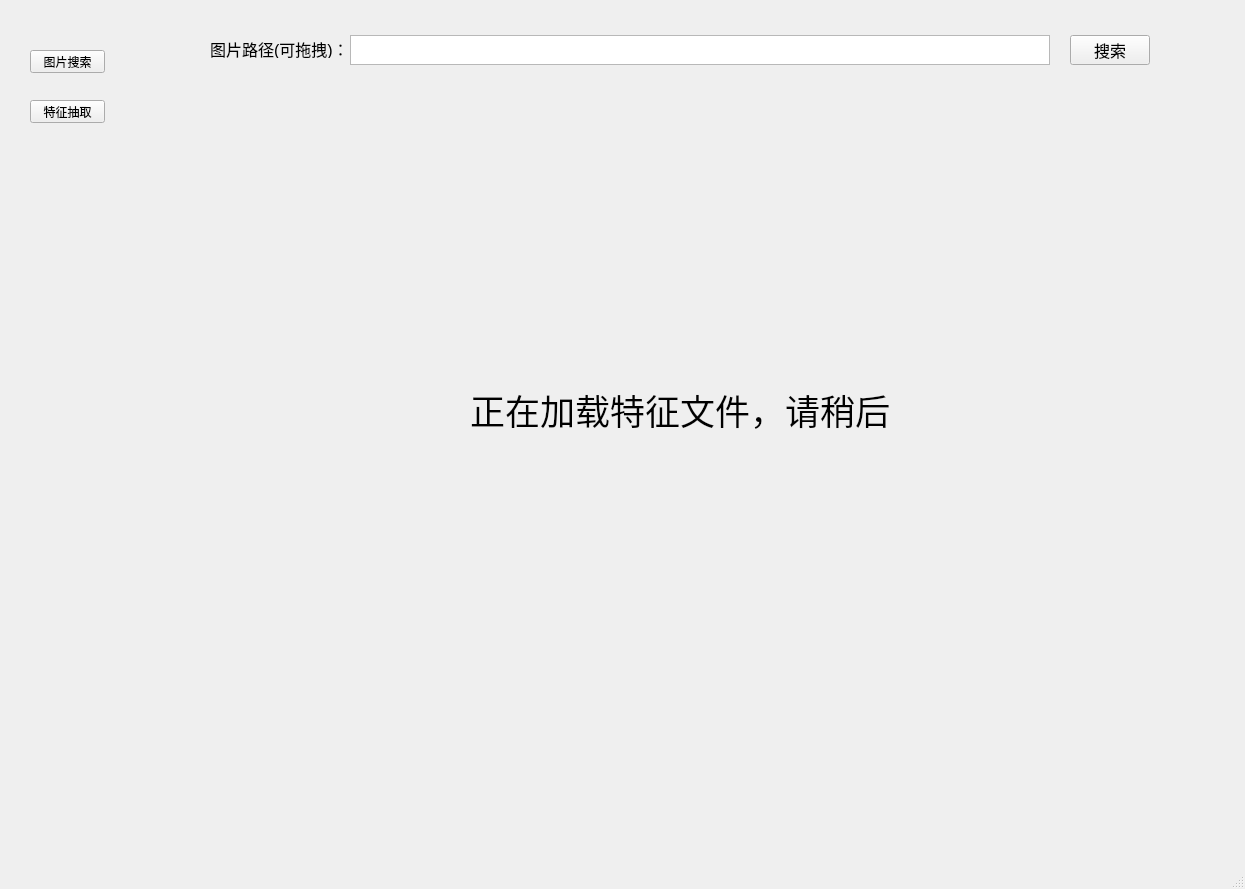
<?xml version="1.0" encoding="UTF-8"?>
<ui version="4.0">
 <class>MainWindow</class>
 <widget class="QMainWindow" name="MainWindow">
  <property name="geometry">
   <rect>
    <x>0</x>
    <y>0</y>
    <width>1245</width>
    <height>889</height>
   </rect>
  </property>
  <property name="windowTitle">
   <string>MainWindow</string>
  </property>
  <widget class="QWidget" name="centralwidget">
   <widget class="QFrame" name="frame_2">
    <property name="geometry">
     <rect>
      <x>200</x>
      <y>0</y>
      <width>1000</width>
      <height>800</height>
     </rect>
    </property>
    <property name="sizePolicy">
     <sizepolicy hsizetype="Expanding" vsizetype="Expanding">
      <horstretch>5</horstretch>
      <verstretch>0</verstretch>
     </sizepolicy>
    </property>
    <widget class="QStackedWidget" name="stackedWidget">
     <property name="geometry">
      <rect>
       <x>0</x>
       <y>0</y>
       <width>1000</width>
       <height>800</height>
      </rect>
     </property>
     <property name="currentIndex">
      <number>0</number>
     </property>
     <widget class="QWidget" name="searchPageWidget">
      <widget class="QLabel" name="imgPathLabel">
       <property name="geometry">
        <rect>
         <x>10</x>
         <y>40</y>
         <width>138</width>
         <height>18</height>
        </rect>
       </property>
       <property name="font">
        <font>
         <family>Arial</family>
         <pointsize>12</pointsize>
        </font>
       </property>
       <property name="text">
        <string>图片路径(可拖拽)：</string>
       </property>
      </widget>
      <widget class="QTextEdit" name="imgPathEdit">
       <property name="geometry">
        <rect>
         <x>150</x>
         <y>35</y>
         <width>700</width>
         <height>30</height>
        </rect>
       </property>
      </widget>
      <widget class="QPushButton" name="searchButton">
       <property name="geometry">
        <rect>
         <x>870</x>
         <y>35</y>
         <width>80</width>
         <height>30</height>
        </rect>
       </property>
       <property name="font">
        <font>
         <family>Arial</family>
         <pointsize>12</pointsize>
        </font>
       </property>
       <property name="text">
        <string>搜索</string>
       </property>
      </widget>
      <widget class="QWidget" name="widget" native="true">
       <property name="geometry">
        <rect>
         <x>10</x>
         <y>90</y>
         <width>950</width>
         <height>700</height>
        </rect>
       </property>
       <property name="font">
        <font>
         <family>Arial</family>
         <pointsize>26</pointsize>
        </font>
       </property>
       <widget class="QLabel" name="loadingMsgLabel">
        <property name="geometry">
         <rect>
          <x>260</x>
          <y>300</y>
          <width>420</width>
          <height>40</height>
         </rect>
        </property>
        <property name="font">
         <font>
          <family>Arial</family>
          <pointsize>26</pointsize>
         </font>
        </property>
        <property name="text">
         <string>正在加载特征文件，请稍后</string>
        </property>
       </widget>
      </widget>
     </widget>
     <widget class="QWidget" name="excutePageWidget">
      <widget class="QLabel" name="galleryPathLabel">
       <property name="geometry">
        <rect>
         <x>10</x>
         <y>40</y>
         <width>138</width>
         <height>18</height>
        </rect>
       </property>
       <property name="font">
        <font>
         <family>Arial</family>
         <pointsize>12</pointsize>
        </font>
       </property>
       <property name="text">
        <string>图片库地址：</string>
       </property>
      </widget>
      <widget class="QLabel" name="featurePathLabel">
       <property name="geometry">
        <rect>
         <x>10</x>
         <y>100</y>
         <width>138</width>
         <height>18</height>
        </rect>
       </property>
       <property name="font">
        <font>
         <family>Arial</family>
         <pointsize>12</pointsize>
        </font>
       </property>
       <property name="text">
        <string>特征文件保存地址：</string>
       </property>
      </widget>
      <widget class="QTextEdit" name="galleryPathEdit">
       <property name="geometry">
        <rect>
         <x>180</x>
         <y>35</y>
         <width>700</width>
         <height>30</height>
        </rect>
       </property>
      </widget>
      <widget class="QTextEdit" name="featurePathEdit">
       <property name="geometry">
        <rect>
         <x>180</x>
         <y>95</y>
         <width>700</width>
         <height>30</height>
        </rect>
       </property>
      </widget>
      <widget class="QPushButton" name="excuteButton">
       <property name="geometry">
        <rect>
         <x>430</x>
         <y>200</y>
         <width>100</width>
         <height>40</height>
        </rect>
       </property>
       <property name="text">
        <string>开始提取</string>
       </property>
      </widget>
      <widget class="QProgressBar" name="progressBar">
       <property name="geometry">
        <rect>
         <x>230</x>
         <y>320</y>
         <width>500</width>
         <height>23</height>
        </rect>
       </property>
       <property name="value">
        <number>0</number>
       </property>
      </widget>
      <widget class="QLabel" name="processLabel">
       <property name="geometry">
        <rect>
         <x>110</x>
         <y>320</y>
         <width>80</width>
         <height>18</height>
        </rect>
       </property>
       <property name="font">
        <font>
         <family>Arial</family>
         <pointsize>12</pointsize>
        </font>
       </property>
       <property name="text">
        <string>提取进度：</string>
       </property>
      </widget>
      <widget class="QLabel" name="processMsg">
       <property name="geometry">
        <rect>
         <x>760</x>
         <y>320</y>
         <width>80</width>
         <height>18</height>
        </rect>
       </property>
       <property name="font">
        <font>
         <family>Arial</family>
         <pointsize>12</pointsize>
        </font>
       </property>
       <property name="text">
        <string>提取中</string>
       </property>
      </widget>
     </widget>
    </widget>
   </widget>
   <widget class="QFrame" name="frame">
    <property name="enabled">
     <bool>true</bool>
    </property>
    <property name="geometry">
     <rect>
      <x>0</x>
      <y>0</y>
      <width>200</width>
      <height>800</height>
     </rect>
    </property>
    <property name="sizePolicy">
     <sizepolicy hsizetype="Expanding" vsizetype="Expanding">
      <horstretch>1</horstretch>
      <verstretch>0</verstretch>
     </sizepolicy>
    </property>
    <widget class="QPushButton" name="imgsearchPageButton">
     <property name="geometry">
      <rect>
       <x>30</x>
       <y>50</y>
       <width>75</width>
       <height>23</height>
      </rect>
     </property>
     <property name="text">
      <string>图片搜索</string>
     </property>
    </widget>
    <widget class="QPushButton" name="excutePageButton">
     <property name="geometry">
      <rect>
       <x>30</x>
       <y>100</y>
       <width>75</width>
       <height>23</height>
      </rect>
     </property>
     <property name="text">
      <string>特征抽取</string>
     </property>
    </widget>
   </widget>
  </widget>
  <widget class="QMenuBar" name="menubar">
   <property name="geometry">
    <rect>
     <x>0</x>
     <y>0</y>
     <width>1245</width>
     <height>23</height>
    </rect>
   </property>
  </widget>
  <widget class="QStatusBar" name="statusbar"/>
 </widget>
 <resources/>
 <connections/>
</ui>
